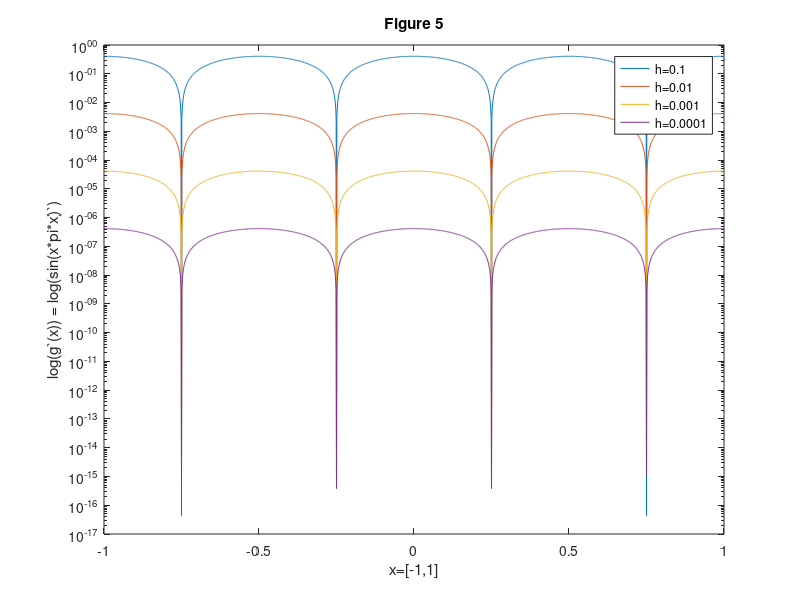

Source code (MATLAB):
x = -1:0.001:1;
y1 = 2 * pi * cos(2 * pi * x) - (sin(2 * pi * (x + 0.1)) - sin(2 * pi * (x - 0.1))) / 0.2;
y2 = 2 * pi * cos(2 * pi * x) - (sin(2 * pi * (x + 0.01)) - sin(2 * pi * (x - 0.01))) / 0.02;
y3 = 2 * pi * cos(2 * pi * x) - (sin(2 * pi * (x + 0.001)) - sin(2 * pi * (x - 0.001))) / 0.002;
y4 = 2 * pi * cos(2 * pi * x) - (sin(2 * pi * (x + 0.0001)) - sin(2 * pi * (x - 0.0001))) / 0.0002;
semilogy(x, abs(y1), x, abs(y2), x, abs(y3), x, abs(y4));
title('Figure 5');
xlabel('x=[-1,1]');
ylabel('log(g`(x)) = log(sin(x*pi*x)`)');
legend('h=0.1','h=0.01','h=0.001','h=0.0001');